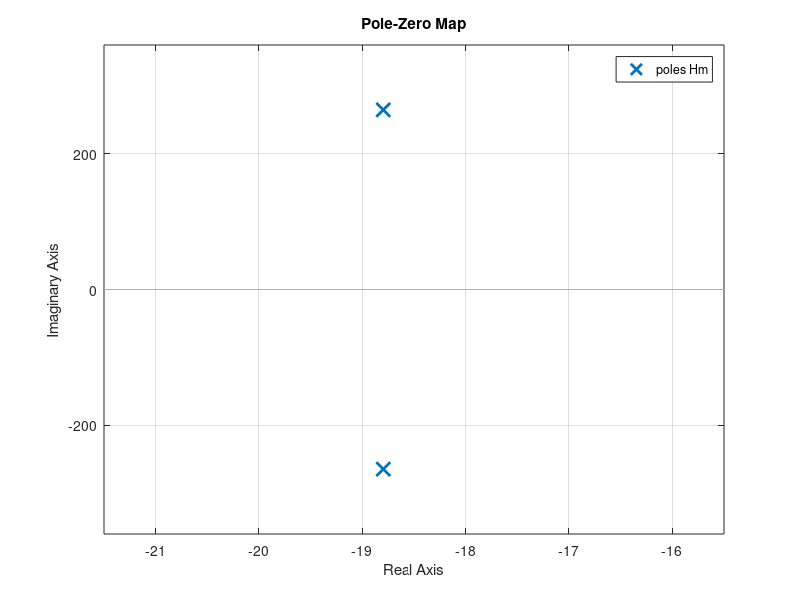
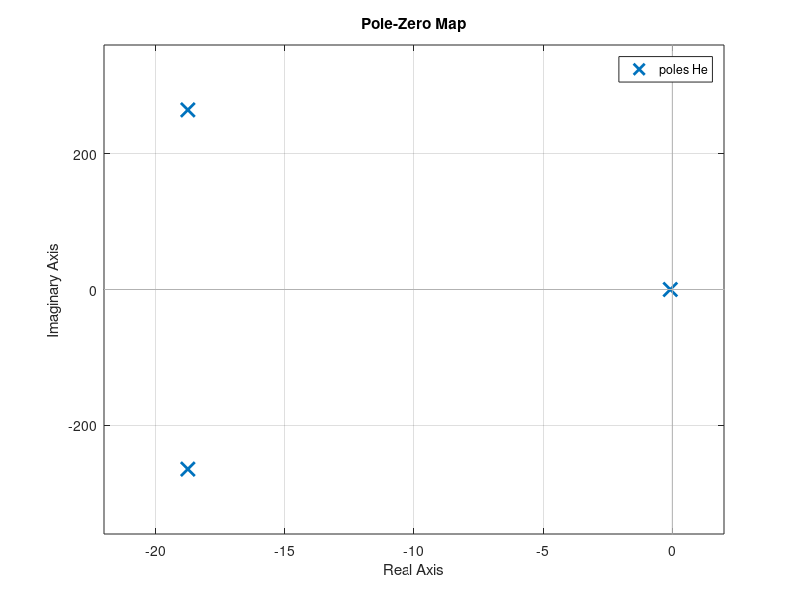

These figures' MATLAB source, in order: (Note: this script raises an error after producing the figures.)
%Variable Globales
d = 1; % mètre
rho = 1; % kg/m3
c = 340; % m/s
Rs = 70; % ohm

%% Variables pour Haut Parleur #1
Bl = 10.8; % Tm
%Variables Elec
Re = 6.4; % ohm
Le = 0.051e-3; % H 
%Variables Mec
Mm = 13.3e-3; % kg
Rm = 0.5; % kg/s
Km = 935; % N/m
%Variables Acoustiques
Sm = 0.0201; % m2

%%% Variables pour Haut Parleur #2
%Bl = 4.2; % Tm
%%Variables Elec
%Re = 3; % ohm
%Le = 0.05e-3; % H 
%%Variables Mec
%Mm = 10.5e-3; % kg
%Rm = 0.48; % kg/s
%Km = 400; % N/m
%%Variables Acoustiques
%Sm = 0.0222; % m2

%% Fonction de transfert Mec
%Création
s = tf('s');
Hm = Bl/(Mm*s^2 + Rm*s + Km);
Hm = minreal(Hm)
%Pôles & Zéros
figure();
pzmap(Hm);
[z, p, k] = zpkdata(Hm, 'v')
%Diagramme de Bode

%% Fonction de transfert Elec
%Création
He = 1/(Le*s+Bl*s/Hm + Re+ Rs);
He = minreal(He)
%Pôles & Zéros
figure();
pzmap(He);
[z, p, k] = zpkdata(He, 'v')
%Diagramme de Bode


%% Fonction de transfert Electro-Acoustique
%Création
Ha = (rho*Sm*s^2*exp(-s*d/c))/(2*pi*d*Hm*He);
Ha = minreal(Ha)
%Pôles & Zéros
figure();
pzmap(Ha);
[z, p, k] = zpkdata(Ha, 'v')
%Diagramme de Bode


%% PWM
%Série fournier PWM 100Hz 50% composante continue

%Amplitudes & phases des fonctions de transfert harmoniques


%% Impulse
%Fraction rationnelles de H electro acoustique

%Laplace ^ -1

%Convolution aec PWM pour obtenir p(t)


%% Faire le simulink
